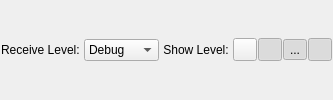
         <widget class="QWidget" name="buttonsWidget" native="true">
          <layout class="QHBoxLayout" name="buttonLayout" stretch="0,0,0,0,0,0,0,0">
           <property name="spacing">
            <number>1</number>
           </property>
           <property name="margin">
            <number>1</number>
           </property>
           <item>
            <widget class="QLabel" name="logLevelLabel">
             <property name="sizePolicy">
              <sizepolicy hsizetype="Fixed" vsizetype="Preferred">
               <horstretch>0</horstretch>
               <verstretch>0</verstretch>
              </sizepolicy>
             </property>
             <property name="text">
              <string>Receive Level: </string>
             </property>
            </widget>
           </item>
           <item>
            <widget class="QComboBox" name="logLevelComboBox">
             <property name="baseSize">
              <size>
               <width>60</width>
               <height>0</height>
              </size>
             </property>
             <property name="toolTip">
              <string>Which message types should be received (not shown) by the log window</string>
             </property>
             <property name="whatsThis">
              <string>&lt;!DOCTYPE HTML PUBLIC &quot;-//W3C//DTD HTML 4.0//EN&quot; &quot;http://www.w3.org/TR/REC-html40/strict.dtd&quot;&gt;
&lt;html&gt;&lt;head&gt;&lt;meta name=&quot;qrichtext&quot; content=&quot;1&quot; /&gt;&lt;style type=&quot;text/css&quot;&gt;
p, li { white-space: pre-wrap; }
&lt;/style&gt;&lt;/head&gt;&lt;body style=&quot; font-family:'MS Shell Dlg 2'; font-size:8.25pt; font-weight:400; font-style:normal;&quot;&gt;
&lt;p style=&quot; margin-top:0px; margin-bottom:0px; margin-left:0px; margin-right:0px; -qt-block-indent:0; text-indent:0px;&quot;&gt;&lt;span style=&quot; font-size:8pt;&quot;&gt;Selection box for message log level.&lt;/span&gt;&lt;/p&gt;
&lt;p style=&quot; margin-top:0px; margin-bottom:0px; margin-left:0px; margin-right:0px; -qt-block-indent:0; text-indent:0px;&quot;&gt;&lt;span style=&quot; font-size:8pt;&quot;&gt;Only messages with a log level higher or equal to the selected level will be received.&lt;/span&gt;&lt;/p&gt;
&lt;p style=&quot; margin-top:0px; margin-bottom:0px; margin-left:0px; margin-right:0px; -qt-block-indent:0; text-indent:0px;&quot;&gt;&lt;span style=&quot; font-size:8pt;&quot;&gt;Which ones are shown can be specified with the level buttons.&lt;/span&gt;&lt;/p&gt;
&lt;p style=&quot;-qt-paragraph-type:empty; margin-top:0px; margin-bottom:0px; margin-left:0px; margin-right:0px; -qt-block-indent:0; text-indent:0px; font-size:8pt;&quot;&gt;&lt;/p&gt;&lt;/body&gt;&lt;/html&gt;</string>
             </property>
             <property name="currentIndex">
              <number>0</number>
             </property>
             <item>
              <property name="text">
               <string notr="true">Debug</string>
              </property>
             </item>
             <item>
              <property name="text">
               <string notr="true">Info</string>
              </property>
             </item>
             <item>
              <property name="text">
               <string notr="true">Warning</string>
              </property>
             </item>
             <item>
              <property name="text">
               <string notr="true">Error</string>
              </property>
             </item>
             <item>
              <property name="text">
               <string notr="true">Fatal</string>
              </property>
             </item>
            </widget>
           </item>
           <item>
            <widget class="QLabel" name="label_2">
             <property name="text">
              <string> Show Level: </string>
             </property>
            </widget>
           </item>
           <item>
            <widget class="QToolButton" name="debugToolButton">
             <property name="toolTip">
              <string>Show debug messages</string>
             </property>
             <property name="whatsThis">
              <string>If activated, all messages with the respective level will be shown.</string>
             </property>
             <property name="text">
              <string/>
             </property>
             <property name="icon">
              <iconset resource="../../carbon/imageresources.qrc">
               <normaloff>:/bug</normaloff>:/bug</iconset>
             </property>
             <property name="checkable">
              <bool>true</bool>
             </property>
             <property name="checked">
              <bool>false</bool>
             </property>
            </widget>
           </item>
           <item>
            <widget class="QToolButton" name="infoToolButton">
             <property name="toolTip">
              <string>Show info messages</string>
             </property>
             <property name="whatsThis">
              <string>If activated, all messages with the respective level will be shown.</string>
             </property>
             <property name="text">
              <string/>
             </property>
             <property name="icon">
              <iconset resource="../../carbon/imageresources.qrc">
               <normaloff>:/info</normaloff>:/info</iconset>
             </property>
             <property name="checkable">
              <bool>true</bool>
             </property>
             <property name="checked">
              <bool>true</bool>
             </property>
            </widget>
           </item>
           <item>
            <widget class="QToolButton" name="warningToolButton">
             <property name="toolTip">
              <string>Show warning messages</string>
             </property>
             <property name="whatsThis">
              <string>If activated, all messages with the respective level will be shown.</string>
             </property>
             <property name="text">
              <string>...</string>
             </property>
             <property name="icon">
              <iconset resource="../../carbon/imageresources.qrc">
               <normaloff>:/warning</normaloff>:/warning</iconset>
             </property>
             <property name="checkable">
              <bool>true</bool>
             </property>
             <property name="checked">
              <bool>true</bool>
             </property>
            </widget>
           </item>
           <item>
            <widget class="QToolButton" name="errorToolButton">
             <property name="toolTip">
              <string>Show error messages</string>
             </property>
             <property name="whatsThis">
              <string>If activated, all messages with the respective level will be shown.</string>
             </property>
             <property name="text">
              <string/>
             </property>
             <property name="icon">
              <iconset resource="../../carbon/imageresources.qrc">
               <normaloff>:/error</normaloff>:/error</iconset>
             </property>
             <property name="iconSize">
              <size>
               <width>16</width>
               <height>16</height>
              </size>
             </property>
             <property name="checkable">
              <bool>true</bool>
             </property>
             <property name="checked">
              <bool>true</bool>
             </property>
            </widget>
           </item>
           <item>
            <spacer name="horizontalSpacer">
             <property name="orientation">
              <enum>Qt::Horizontal</enum>
             </property>
             <property name="sizeType">
              <enum>QSizePolicy::Fixed</enum>
             </property>
             <property name="sizeHint" stdset="0">
              <size>
               <width>0</width>
               <height>0</height>
              </size>
             </property>
            </spacer>
           </item>
          </layout>
         </widget>
